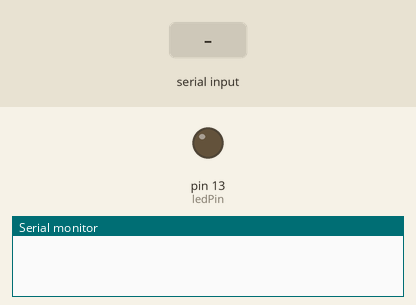
Recording of a sketch running on a simulated Arduino Uno, built with avr-gcc and run on an emulated ATmega328P. On the bench: output pins drawn as LEDs (lit = HIGH), the last lines printed to the serial monitor. The inputs (shaded band) are chosen by the test bench.

Above: at 1.2 s.
1.3 s: "90 45\n" received over Serial
At 1.7 s:
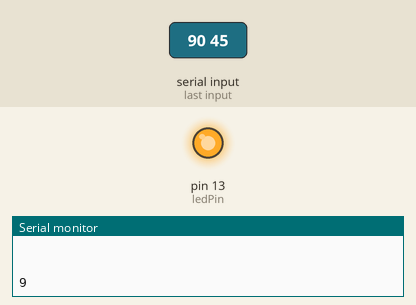
Timing chart, 0 to 10.3 s (numbered marks = the images above; inputs shaded):
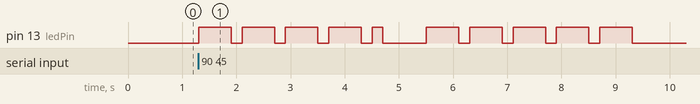

Measured:
- after the input at 1.3 s, pin 13 (ledPin): goes 4 × (HIGH 0.60 s, LOW 0.20 s), HIGH 0.20 s, LOW 0.80 s, 4 × (HIGH 0.60 s, LOW 0.20 s), HIGH 0.60 s, then LOW, starting at once

The sketch:

MorseAdvanced.ino
```cpp
/*This is a program to convert text typed into Serial Monitor into
International Morse code output to an LED
#Make it blink any input code from Serial monitor
*/

//set pin output 13 as constant
//milisecond delay of a dot
int ledPin=13;
int dotDelay = 200;

char* letters[] = {
  ".-",     // A
  "-...",   // B
  "-.-.",   // C
  "-..",    // D
  ".",      // E
  "..-.",   // F
  "--.",    // G
  "....",   // H
  "..",     // I
  ".---",   // J
  "-.-",    // K
  ".-..",   // L
  "--",     // M
  "-.",     // N
  "---",    // O
  ".--.",   // P
  "--.-",   // Q
  ".-.",    // R
  "...",    // S
  "-",      // T
  "..-",    // U
  "...-",   // V
  ".--",    // W
  "-..-",   // X
  "-.--",   // Y
  "--.."    // Z
};

char* numbers[] = {
  "-----",   // 1
  ".----",   // 2
  "..---",   // 3
  "...--",   // 4
  "....-",   // 5
  ".....",   // 6
  "-....",   // 7
  "--...",   // 8
  "---..",   // 9
  "----."
};

void setup()
{
  //Setup pin 13 as Output
  pinMode(ledPin, OUTPUT);
  //Use for serial input:
  Serial.begin(9600);

}

void loop()
{
 char ch;
 if (Serial.available())  // is there something to be read form serial?
{
 ch=Serial.read();  //read a single letter
 Serial.print(ch);   //print out character that'll be sent

 //is it lowercase?
 if (ch >= 'a' && ch <= 'z')
  {
    morseCodeSequence(letters[ch - 'a']);
  }

  else if (ch >= 'A' && ch <= 'Z') //uppercase letters
{
  morseCodeSequence(letters[ch - 'A']);

     }
    else if (ch >= '0' && ch <= '9')    // Number
    {
      morseCodeSequence(numbers[ch - '0']);
    }
  else if (ch == ' ') //space wait for 4x delay
  {
    delay(dotDelay * 4);
  }
} else {
  //make space between sends on serial monitor
  Serial.println(" ");
}

    Serial.println(" ");
}


void morseCodeSequence(char* sequence)
{
  int i = 0;
  //loop for each element in the array
  while (sequence[i]  != NULL)
  {
    dotOrDash(sequence[i]); //send out dot or dash
      i++;  //Increment to the next element in the array
  }
  delay(dotDelay * 3); //gap between letters
}

void dotOrDash(char dotOrDash)
{
  digitalWrite(ledPin, HIGH);
 if (dotOrDash == '.')
{
 delay(dotDelay);
}

else // if not a dot, then it must be a dash
{
  delay(dotDelay*3);
}
digitalWrite(ledPin, LOW);
delay(dotDelay); //gap between flash
}
```
